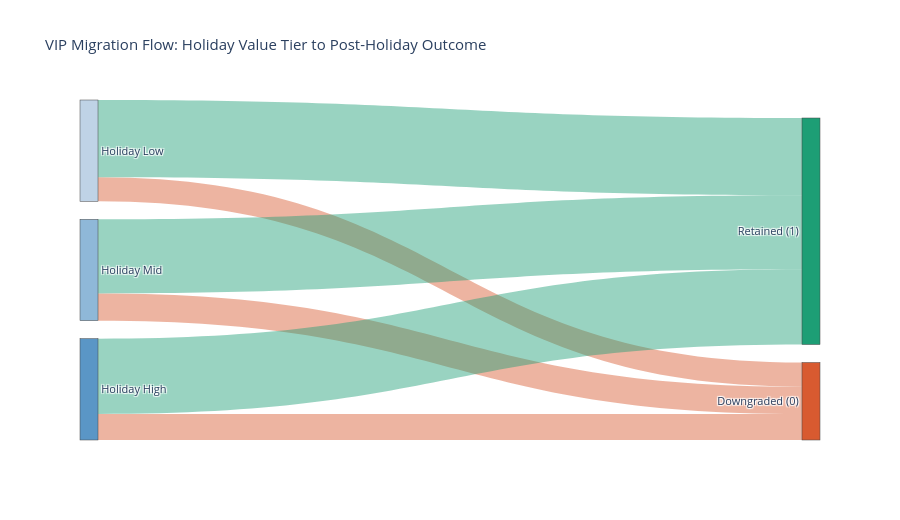

Write notebook code for a chart like this one.
### Code cell
# ============================================================
# FIGURE K | VIP Migration Flow: Retained vs Downgraded
# ============================================================
import plotly.graph_objects as go

tmp = vip_data[['Holiday_Monetary', 'Retained']].copy()
tmp['Holiday_Tier'] = pd.qcut(
    tmp['Holiday_Monetary'].rank(method='first'),
    q=3,
    labels=['Holiday Low', 'Holiday Mid', 'Holiday High']
).astype(str)

flow = pd.crosstab(tmp['Holiday_Tier'], tmp['Retained'])
flow = flow.reindex(['Holiday Low', 'Holiday Mid', 'Holiday High']).fillna(0)

src_labels = ['Holiday Low', 'Holiday Mid', 'Holiday High']
tgt_labels = ['Downgraded (0)', 'Retained (1)']
all_labels = src_labels + tgt_labels

sources = [0, 0, 1, 1, 2, 2]
targets = [3, 4, 3, 4, 3, 4]
values = [
    int(flow.loc['Holiday Low', 0]), int(flow.loc['Holiday Low', 1]),
    int(flow.loc['Holiday Mid', 0]), int(flow.loc['Holiday Mid', 1]),
    int(flow.loc['Holiday High', 0]), int(flow.loc['Holiday High', 1])
]

fig = go.Figure(data=[go.Sankey(
    arrangement='snap',
    node=dict(
        pad=18, thickness=18,
        label=all_labels,
        color=['#BFD3E6', '#8FB8D8', '#5A96C6', '#D85A30', '#1D9E75']
    ),
    link=dict(
        source=sources,
        target=targets,
        value=values,
        color=['rgba(216,90,48,0.45)', 'rgba(29,158,117,0.45)',
               'rgba(216,90,48,0.45)', 'rgba(29,158,117,0.45)',
               'rgba(216,90,48,0.45)', 'rgba(29,158,117,0.45)']
    )
)])

fig.update_layout(
    title_text='VIP Migration Flow: Holiday Value Tier to Post-Holiday Outcome',
    font_size=11,
    height=520
)
fig.show()

print('Migration summary by holiday tier:')
display(flow)

### Figure 1 — Plotly figure (JSON) as saved in the notebook; plotly's stock layout.template omitted (floating-point values rounded to 4 significant figures)
{"data": [{"arrangement": "snap", "link": {"color": ["rgba(216,90,48,0.45)", "rgba(29,158,117,0.45)", "rgba(216,90,48,0.45)", "rgba(29,158,117,0.45)", "rgba(216,90,48,0.45)", "rgba(29,158,117,0.45)"], "source": [0, 0, 1, 1, 2, 2], "target": [3, 4, 3, 4, 3, 4], "value": [6400, 20480, 7239, 19640, 6916, 19964]}, "node": {"color": ["#BFD3E6", "#8FB8D8", "#5A96C6", "#D85A30", "#1D9E75"], "label": ["Holiday Low", "Holiday Mid", "Holiday High", "Downgraded (0)", "Retained (1)"], "pad": 18, "thickness": 18}, "type": "sankey"}], "layout": {"font": {"size": 11}, "height": 520, "title": {"text": "VIP Migration Flow: Holiday Value Tier to Post-Holiday Outcome"}}}
